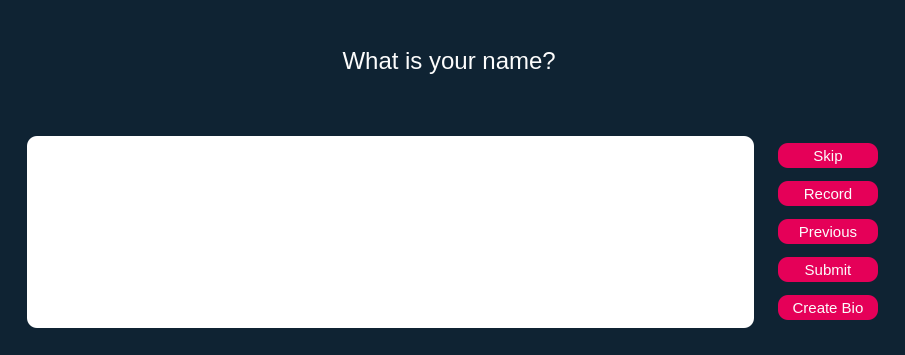
<?xml version="1.0" encoding="UTF-8"?>
<ui version="4.0">
 <class>MainWindow</class>
 <widget class="QMainWindow" name="MainWindow">
  <property name="geometry">
   <rect>
    <x>0</x>
    <y>0</y>
    <width>905</width>
    <height>355</height>
   </rect>
  </property>
  <property name="windowTitle">
   <string>MainWindow</string>
  </property>
  <property name="styleSheet">
   <string notr="true">QWidget #centralwidget {
	background-color: #0F2333;
}

QLabel#questionLabel {
	color: #FCFCFC;
}

QPushButton {
	background-color: #E50058;
	color: #FCFCFC;
	border-radius: 10px;
    min-width: 100px;
    min-height: 25px;
	font: 15px;
}

QPushButton:hover {
	background-color: #FF740F;
}

QPushButton:pressed {
	background-color:#FFBE36;
}

QPlainTextEdit {
	background-color: rgb(255,255,255);
	border-radius: 10px;
}</string>
  </property>
  <widget class="QWidget" name="centralwidget">
   <layout class="QVBoxLayout" name="verticalLayout">
    <item>
     <widget class="QWidget" name="widget" native="true">
      <layout class="QHBoxLayout" name="horizontalLayout_3">
       <item>
        <widget class="QLabel" name="questionLabel">
         <property name="font">
          <font>
           <pointsize>18</pointsize>
          </font>
         </property>
         <property name="text">
          <string>What is your name? </string>
         </property>
         <property name="alignment">
          <set>Qt::AlignCenter</set>
         </property>
        </widget>
       </item>
      </layout>
     </widget>
    </item>
    <item>
     <widget class="QWidget" name="widget_2" native="true">
      <layout class="QHBoxLayout" name="horizontalLayout">
       <item alignment="Qt::AlignBottom">
        <widget class="QWidget" name="widget_3" native="true">
         <layout class="QHBoxLayout" name="horizontalLayout_2">
          <item>
           <widget class="QPlainTextEdit" name="responseTextEdit">
            <property name="font">
             <font>
              <pointsize>12</pointsize>
             </font>
            </property>
           </widget>
          </item>
         </layout>
        </widget>
       </item>
       <item>
        <widget class="QWidget" name="widget_4" native="true">
         <layout class="QVBoxLayout" name="verticalLayout_2">
          <item>
           <widget class="QPushButton" name="SkipPushButton">
            <property name="font">
             <font>
              <pointsize>-1</pointsize>
              <weight>50</weight>
              <italic>false</italic>
              <bold>false</bold>
             </font>
            </property>
            <property name="text">
             <string>Skip</string>
            </property>
           </widget>
          </item>
          <item>
           <widget class="QPushButton" name="recordPushButton">
            <property name="font">
             <font>
              <pointsize>-1</pointsize>
              <weight>50</weight>
              <italic>false</italic>
              <bold>false</bold>
             </font>
            </property>
            <property name="text">
             <string>Record</string>
            </property>
           </widget>
          </item>
          <item>
           <widget class="QPushButton" name="previousPushButton">
            <property name="font">
             <font>
              <pointsize>-1</pointsize>
              <weight>50</weight>
              <italic>false</italic>
              <bold>false</bold>
             </font>
            </property>
            <property name="text">
             <string>Previous</string>
            </property>
           </widget>
          </item>
          <item>
           <widget class="QPushButton" name="submitPushButton">
            <property name="font">
             <font>
              <pointsize>-1</pointsize>
              <weight>50</weight>
              <italic>false</italic>
              <bold>false</bold>
             </font>
            </property>
            <property name="text">
             <string>Submit</string>
            </property>
           </widget>
          </item>
          <item>
           <widget class="QPushButton" name="createBibliographyButton">
            <property name="enabled">
             <bool>true</bool>
            </property>
            <property name="font">
             <font>
              <pointsize>-1</pointsize>
              <weight>50</weight>
              <italic>false</italic>
              <bold>false</bold>
             </font>
            </property>
            <property name="text">
             <string>Create Bio</string>
            </property>
           </widget>
          </item>
         </layout>
        </widget>
       </item>
      </layout>
     </widget>
    </item>
   </layout>
  </widget>
 </widget>
 <resources/>
 <connections/>
</ui>
